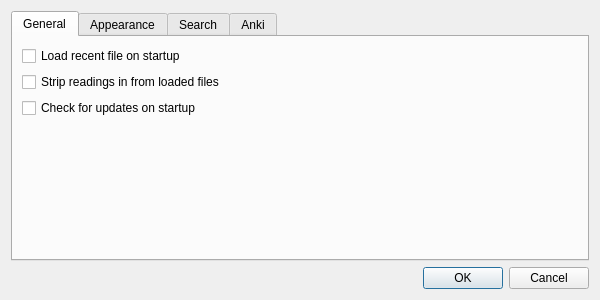
<?xml version="1.0" encoding="UTF-8"?>
<ui version="4.0">
 <class>DialogPreferences</class>
 <widget class="QDialog" name="DialogPreferences">
  <property name="geometry">
   <rect>
    <x>0</x>
    <y>0</y>
    <width>600</width>
    <height>300</height>
   </rect>
  </property>
  <property name="windowTitle">
   <string>Preferences</string>
  </property>
  <layout class="QVBoxLayout" name="verticalLayout">
   <item>
    <widget class="QTabWidget" name="tabWidget">
     <property name="currentIndex">
      <number>0</number>
     </property>
     <widget class="QWidget" name="tabGeneral">
      <attribute name="title">
       <string>General</string>
      </attribute>
      <layout class="QVBoxLayout" name="verticalLayout_4">
       <item>
        <widget class="QCheckBox" name="checkGeneralRecentLoad">
         <property name="text">
          <string>Load recent file on startup</string>
         </property>
        </widget>
       </item>
       <item>
        <widget class="QCheckBox" name="checkGeneralReadingsStrip">
         <property name="text">
          <string>Strip readings in from loaded files</string>
         </property>
        </widget>
       </item>
       <item>
        <widget class="QCheckBox" name="checkGeneralFindUpdates">
         <property name="text">
          <string>Check for updates on startup</string>
         </property>
        </widget>
       </item>
       <item>
        <spacer name="verticalSpacer">
         <property name="orientation">
          <enum>Qt::Vertical</enum>
         </property>
         <property name="sizeHint" stdset="0">
          <size>
           <width>20</width>
           <height>139</height>
          </size>
         </property>
        </spacer>
       </item>
      </layout>
     </widget>
     <widget class="QWidget" name="tabAppearance">
      <attribute name="title">
       <string>Appearance</string>
      </attribute>
      <layout class="QVBoxLayout" name="verticalLayout_3">
       <item>
        <layout class="QHBoxLayout" name="horizontalLayout">
         <item>
          <widget class="QFontComboBox" name="comboContentFontFamily"/>
         </item>
         <item>
          <widget class="QSpinBox" name="spinContentFontSize">
           <property name="minimum">
            <number>1</number>
           </property>
           <property name="maximum">
            <number>72</number>
           </property>
           <property name="value">
            <number>12</number>
           </property>
          </widget>
         </item>
         <item>
          <widget class="QPushButton" name="buttonContentColorFg">
           <property name="text">
            <string>Foreground...</string>
           </property>
          </widget>
         </item>
         <item>
          <widget class="QPushButton" name="buttonContentColorBg">
           <property name="text">
            <string>Background...</string>
           </property>
          </widget>
         </item>
        </layout>
       </item>
       <item>
        <widget class="QPlainTextEdit" name="textContentSample">
         <property name="plainText">
          <string>Lorem ipsum dolor sit amet, consectetur adipiscing elit. Nam accumsan nisi a leo faucibus ut varius velit fringilla. Cras hendrerit eleifend porttitor. Quisque eu elit quis tellus hendrerit ornare et ac tellus. Nunc id felis ut sapien blandit viverra vel ac est. Ut erat lorem, rutrum at scelerisque sollicitudin, lacinia quis diam. Suspendisse potenti. Integer id justo ac ligula aliquet mattis. Etiam malesuada faucibus risus, vel hendrerit elit consectetur quis. Etiam consectetur ipsum ut odio feugiat suscipit. Etiam a tellus metus. </string>
         </property>
        </widget>
       </item>
      </layout>
     </widget>
     <widget class="QWidget" name="tabSearch">
      <attribute name="title">
       <string>Search</string>
      </attribute>
      <layout class="QHBoxLayout" name="horizontalLayout_2">
       <item>
        <layout class="QFormLayout" name="formLayout">
         <item row="0" column="0">
          <widget class="QLabel" name="label_5">
           <property name="text">
            <string>Maximum scan length</string>
           </property>
          </widget>
         </item>
         <item row="0" column="1">
          <widget class="QSpinBox" name="spinSearchScanMax">
           <property name="minimum">
            <number>1</number>
           </property>
          </widget>
         </item>
         <item row="1" column="0">
          <widget class="QLabel" name="label_6">
           <property name="text">
            <string>Maximum result count</string>
           </property>
          </widget>
         </item>
         <item row="1" column="1">
          <widget class="QSpinBox" name="spinSearchResultMax">
           <property name="minimum">
            <number>1</number>
           </property>
          </widget>
         </item>
         <item row="2" column="0" colspan="2">
          <widget class="QCheckBox" name="checkSearchGroupByExp">
           <property name="text">
            <string>Group results by expression</string>
           </property>
          </widget>
         </item>
        </layout>
       </item>
       <item>
        <spacer name="horizontalSpacer">
         <property name="orientation">
          <enum>Qt::Horizontal</enum>
         </property>
         <property name="sizeHint" stdset="0">
          <size>
           <width>423</width>
           <height>20</height>
          </size>
         </property>
        </spacer>
       </item>
      </layout>
     </widget>
     <widget class="QWidget" name="tabAnki">
      <attribute name="title">
       <string>Anki</string>
      </attribute>
      <layout class="QVBoxLayout" name="verticalLayout_5">
       <item>
        <widget class="QLabel" name="label_11">
         <property name="text">
          <string>Specify how your deck's model fields are populated when adding facts</string>
         </property>
        </widget>
       </item>
       <item>
        <layout class="QHBoxLayout" name="horizontalLayout_3">
         <item>
          <widget class="QTableWidget" name="tableAnkiFields">
           <column>
            <property name="text">
             <string>Field</string>
            </property>
           </column>
           <column>
            <property name="text">
             <string>Value</string>
            </property>
           </column>
           <column>
            <property name="text">
             <string>Required</string>
            </property>
           </column>
           <column>
            <property name="text">
             <string>Unique</string>
            </property>
           </column>
          </widget>
         </item>
         <item>
          <layout class="QVBoxLayout" name="verticalLayout_2">
           <item>
            <layout class="QGridLayout" name="gridLayout">
             <item row="0" column="1">
              <widget class="QLabel" name="label_7">
               <property name="text">
                <string>%e</string>
               </property>
              </widget>
             </item>
             <item row="1" column="0">
              <widget class="QLabel" name="label_2">
               <property name="font">
                <font>
                 <weight>75</weight>
                 <bold>true</bold>
                </font>
               </property>
               <property name="text">
                <string>Reading</string>
               </property>
               <property name="alignment">
                <set>Qt::AlignRight|Qt::AlignTrailing|Qt::AlignVCenter</set>
               </property>
              </widget>
             </item>
             <item row="2" column="0">
              <widget class="QLabel" name="label_3">
               <property name="font">
                <font>
                 <weight>75</weight>
                 <bold>true</bold>
                </font>
               </property>
               <property name="text">
                <string>Glossary</string>
               </property>
               <property name="alignment">
                <set>Qt::AlignRight|Qt::AlignTrailing|Qt::AlignVCenter</set>
               </property>
              </widget>
             </item>
             <item row="2" column="1">
              <widget class="QLabel" name="label_9">
               <property name="text">
                <string>%g</string>
               </property>
              </widget>
             </item>
             <item row="3" column="0">
              <widget class="QLabel" name="label_4">
               <property name="font">
                <font>
                 <weight>75</weight>
                 <bold>true</bold>
                </font>
               </property>
               <property name="text">
                <string>Sentence</string>
               </property>
               <property name="alignment">
                <set>Qt::AlignRight|Qt::AlignTrailing|Qt::AlignVCenter</set>
               </property>
              </widget>
             </item>
             <item row="3" column="1">
              <widget class="QLabel" name="label_10">
               <property name="text">
                <string>%s</string>
               </property>
              </widget>
             </item>
             <item row="1" column="1">
              <widget class="QLabel" name="label_8">
               <property name="text">
                <string>%r</string>
               </property>
              </widget>
             </item>
             <item row="0" column="0">
              <widget class="QLabel" name="label">
               <property name="font">
                <font>
                 <weight>75</weight>
                 <bold>true</bold>
                </font>
               </property>
               <property name="text">
                <string>Expression</string>
               </property>
               <property name="alignment">
                <set>Qt::AlignRight|Qt::AlignTrailing|Qt::AlignVCenter</set>
               </property>
              </widget>
             </item>
            </layout>
           </item>
           <item>
            <spacer name="verticalSpacer_2">
             <property name="orientation">
              <enum>Qt::Vertical</enum>
             </property>
             <property name="sizeHint" stdset="0">
              <size>
               <width>20</width>
               <height>40</height>
              </size>
             </property>
            </spacer>
           </item>
          </layout>
         </item>
        </layout>
       </item>
       <item>
        <widget class="QCheckBox" name="checkAnkiShowIcon">
         <property name="text">
          <string>Show icon in toolbar</string>
         </property>
        </widget>
       </item>
      </layout>
     </widget>
    </widget>
   </item>
   <item>
    <widget class="QDialogButtonBox" name="buttonBox">
     <property name="orientation">
      <enum>Qt::Horizontal</enum>
     </property>
     <property name="standardButtons">
      <set>QDialogButtonBox::Cancel|QDialogButtonBox::Ok</set>
     </property>
    </widget>
   </item>
  </layout>
 </widget>
 <resources>
  <include location="resources.qrc"/>
 </resources>
 <connections>
  <connection>
   <sender>buttonBox</sender>
   <signal>accepted()</signal>
   <receiver>DialogPreferences</receiver>
   <slot>accept()</slot>
   <hints>
    <hint type="sourcelabel">
     <x>248</x>
     <y>254</y>
    </hint>
    <hint type="destinationlabel">
     <x>157</x>
     <y>274</y>
    </hint>
   </hints>
  </connection>
  <connection>
   <sender>buttonBox</sender>
   <signal>rejected()</signal>
   <receiver>DialogPreferences</receiver>
   <slot>reject()</slot>
   <hints>
    <hint type="sourcelabel">
     <x>316</x>
     <y>260</y>
    </hint>
    <hint type="destinationlabel">
     <x>286</x>
     <y>274</y>
    </hint>
   </hints>
  </connection>
 </connections>
</ui>
